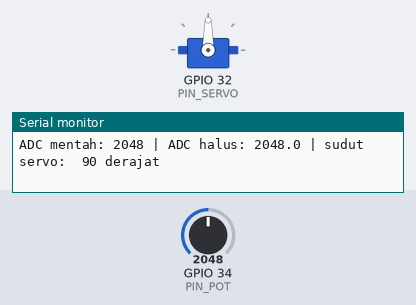
Simulated run of this sketch. Board: ESP32. Shown: servo, the last lines printed to the serial monitor. The test bench sets the inputs (shaded band); at power-on: GPIO 34 (PIN_POT) = 2048 (analog values on the 0–4095 scale).

Above: at 1.2 s.
1.3 s: GPIO 34 (PIN_POT) set to 2233
At 1.52 s:
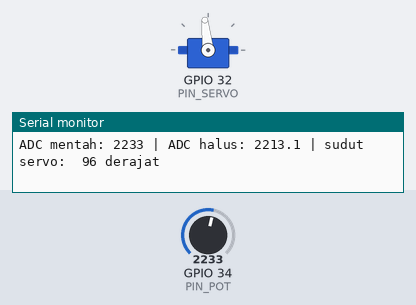
3.1 s: GPIO 34 (PIN_POT) set to 2358
At 4.3 s:
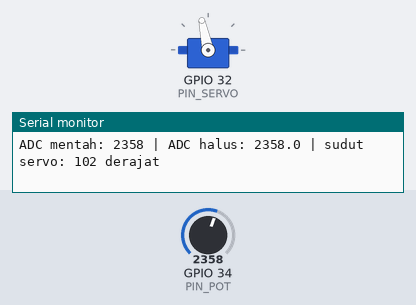
4.7 s: GPIO 34 (PIN_POT) set to 460
At 6.0 s:
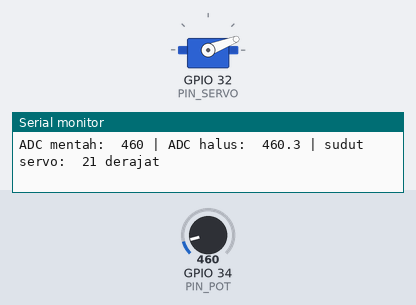
6.5 s: GPIO 34 (PIN_POT) set to 972
At 7.2 s:
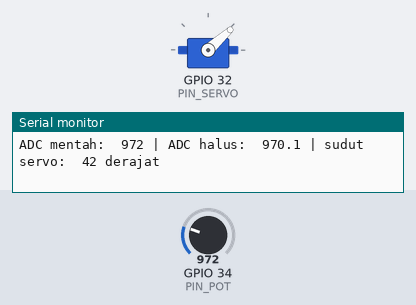
8.3 s: GPIO 34 (PIN_POT) set to 1046
At 8.7 s:
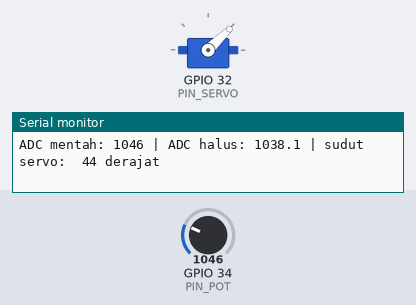
9.8 s: GPIO 34 (PIN_POT) set to 4095
At 11.9 s:
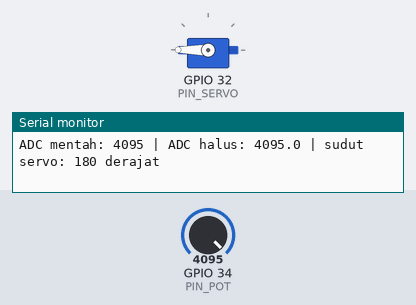
Timing chart, 0 to 13.0 s (numbered marks = the images above; inputs shaded):
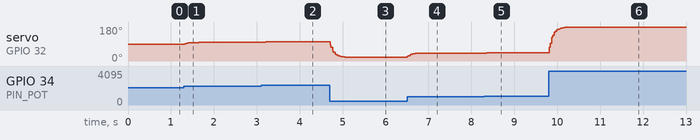

The sketch:

p3_servo_potensiometer.ino
```cpp
/*
 * BAB 38 - Program 3: Servo Mengikuti Potensiometer
 * Putar potensiometer kit → servo ikut berputar (0–180°).
 * Nilai ADC dihaluskan dengan EMA, dan perubahan kecil diabaikan
 * supaya servo tidak bergetar.
 *
 * Rangkaian:
 *   SRV (header hijau, paling bawah) → IO32, servo di header servo kit
 *   VR10K (header kuning, pin ke-5)   → IO34
 */

#include <ESP32Servo.h>

#define PIN_SERVO 32  // SRV → IO32
#define PIN_POT 34    // VR10K → IO34 (ADC1)

const int PULSA_MIN_US = 500;   // ← ganti dengan hasil kalibrasi Program 2
const int PULSA_MAX_US = 2400;  // ← ganti dengan hasil kalibrasi Program 2

const unsigned long INTERVAL_BACA_MS = 20;    // baca potensiometer 50 kali per detik
const unsigned long INTERVAL_LAPOR_MS = 500;  // laporan ke Serial Monitor 2 kali per detik
const float ALFA = 0.2;                       // bobot EMA: kecil = halus tetapi lambat
const int AMBANG_DERAJAT = 2;                 // abaikan perubahan kurang dari 2°

Servo servo;

int adcMentah = 0;    // bacaan ADC terakhir (belum dihaluskan)
float adcHalus = 0;   // nilai ADC setelah dihaluskan EMA
int sudutServo = 0;   // sudut terakhir yang dikirim ke servo
unsigned long waktuBacaLalu = 0;
unsigned long waktuLaporLalu = 0;

void setup() {
  Serial.begin(115200);
  Serial.println("BAB 38 - Program 3: Servo Mengikuti Potensiometer");

  analogReadResolution(12);  // nilai ADC 0–4095

  servo.setPeriodHertz(50);
  servo.attach(PIN_SERVO, PULSA_MIN_US, PULSA_MAX_US);
  if (!servo.attached()) {
    Serial.println("Gagal memasang servo di IO32! Periksa nomor pin.");
    while (true) {
      delay(1000);  // program berhenti di sini
    }
  }

  // Isi EMA dengan bacaan pertama supaya servo langsung ke posisi kenop
  adcMentah = analogRead(PIN_POT);
  adcHalus = adcMentah;
  sudutServo = map(adcMentah, 0, 4095, 0, 180);
  servo.write(sudutServo);
}

void loop() {
  unsigned long sekarang = millis();

  // Tugas 1: baca potensiometer dan gerakkan servo
  if (sekarang - waktuBacaLalu >= INTERVAL_BACA_MS) {
    waktuBacaLalu = sekarang;

    adcMentah = analogRead(PIN_POT);
    adcHalus = ALFA * adcMentah + (1 - ALFA) * adcHalus;  // EMA
    int sudutBaru = map((int)(adcHalus + 0.5), 0, 4095, 0, 180);

    // Gerakkan hanya kalau perubahannya cukup besar,
    // atau kalau kenop sudah di ujung (supaya 0° dan 180° tetap tercapai)
    bool cukupJauh = abs(sudutBaru - sudutServo) >= AMBANG_DERAJAT;
    bool diUjung = (sudutBaru == 0 || sudutBaru == 180);
    if (sudutBaru != sudutServo && (cukupJauh || diUjung)) {
      sudutServo = sudutBaru;
      servo.write(sudutServo);
    }
  }

  // Tugas 2: laporan ke Serial Monitor
  if (sekarang - waktuLaporLalu >= INTERVAL_LAPOR_MS) {
    waktuLaporLalu = sekarang;
    Serial.printf("ADC mentah: %4d | ADC halus: %6.1f | sudut servo: %3d derajat\n",
                  adcMentah, adcHalus, sudutServo);
  }
}
```

Measured:
- after the input at 1.3 s, servo on GPIO 32 (PIN_SERVO): 90° → 96° at once, → 98° 0.32 s later
- after the input at 3.1 s, servo on GPIO 32 (PIN_SERVO): 98° → 100° at once, → 102° 0.08 s later
- after the input at 4.7 s, servo on GPIO 32 (PIN_SERVO): moves from 102° to 21° over 0.34 s, starting at once
- after the input at 6.5 s, servo on GPIO 32 (PIN_SERVO): 21° → 38° at once, → 40° 0.18 s later, → 42° 0.12 s later
- after the input at 8.3 s, servo on GPIO 32 (PIN_SERVO): 42° → 44° after 0.05 s
- after the input at 9.8 s, servo on GPIO 32 (PIN_SERVO): moves from 44° to 180° over 0.78 s, starting at once
